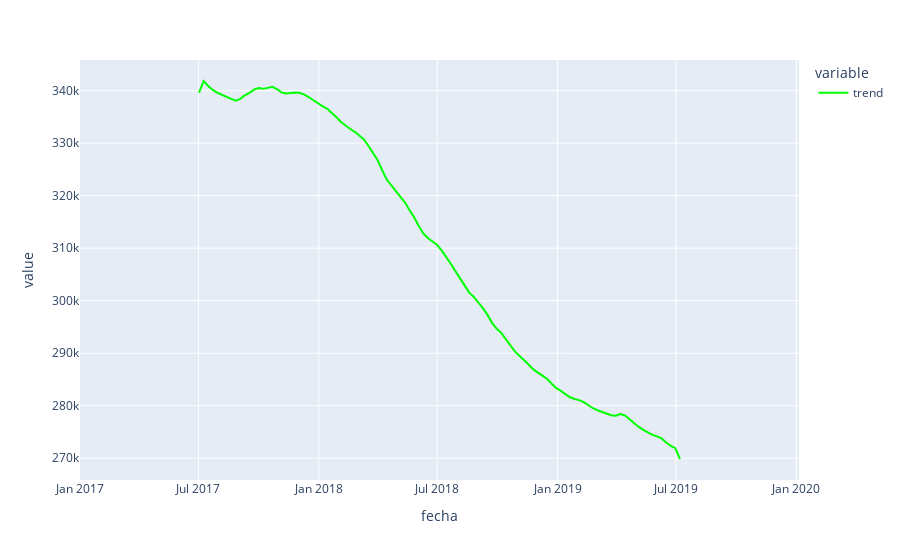

Notebook cell for this chart:
### Code cell
grafico1 = px.line(result.trend)
grafico1['data'][0]['line']['color']='rgb(0, 255, 0)'
grafico1.show()

### Figure 1 — Plotly figure (JSON) as saved in the notebook; plotly's stock layout.template omitted (floating-point values rounded to 4 significant figures; data arrays with more than 128 entries replaced by an {"elided": "..."} marker saying what was removed)
{"data": [{"hovertemplate": "variable=trend<br>fecha=%{x}<br>value=%{y}<extra></extra>", "legendgroup": "trend", "line": {"color": "rgb(0, 255, 0)", "dash": "solid"}, "marker": {"symbol": "circle"}, "mode": "lines", "name": "trend", "orientation": "v", "showlegend": true, "type": "scatter", "x": {"elided": "158 str values"}, "xaxis": "x", "y": {"elided": "158 float values"}, "yaxis": "y"}], "layout": {"legend": {"title": {"text": "variable"}, "tracegroupgap": 0}, "margin": {"t": 60}, "xaxis": {"anchor": "y", "domain": [0, 1], "title": {"text": "fecha"}}, "yaxis": {"anchor": "x", "domain": [0, 1], "title": {"text": "value"}}}}
